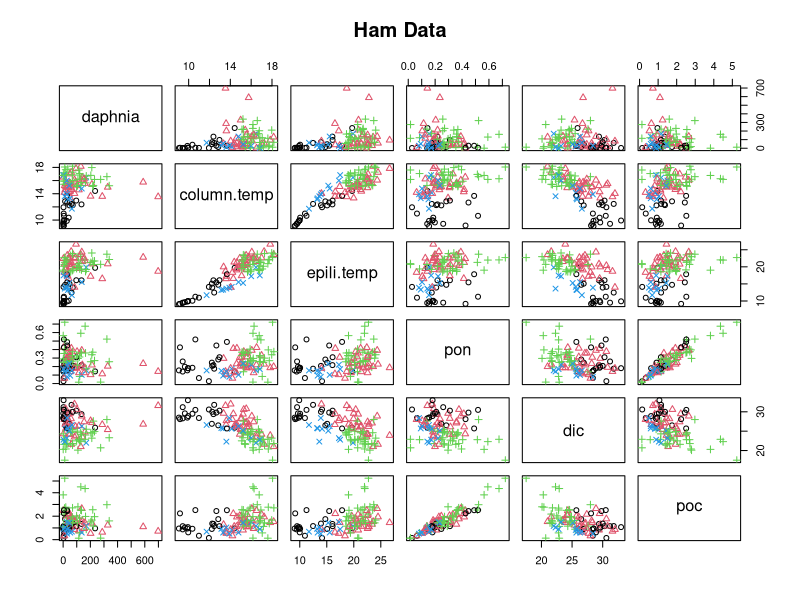
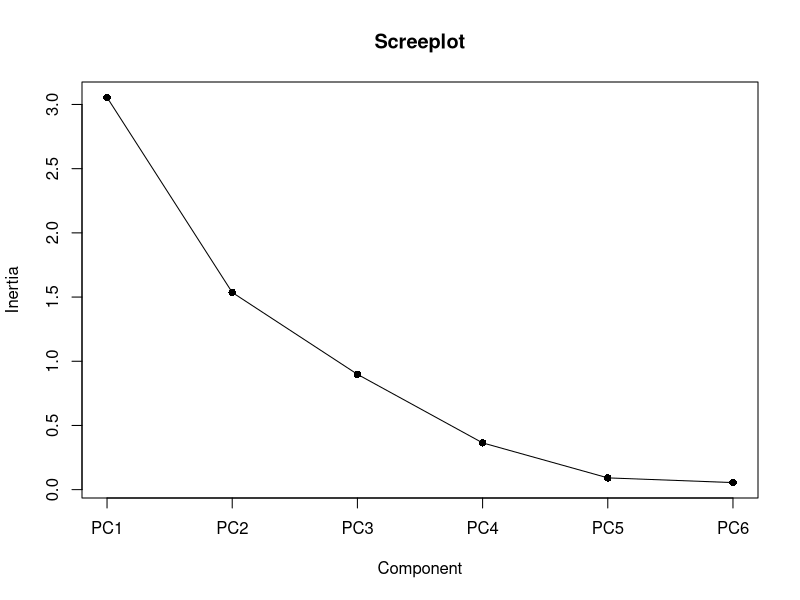
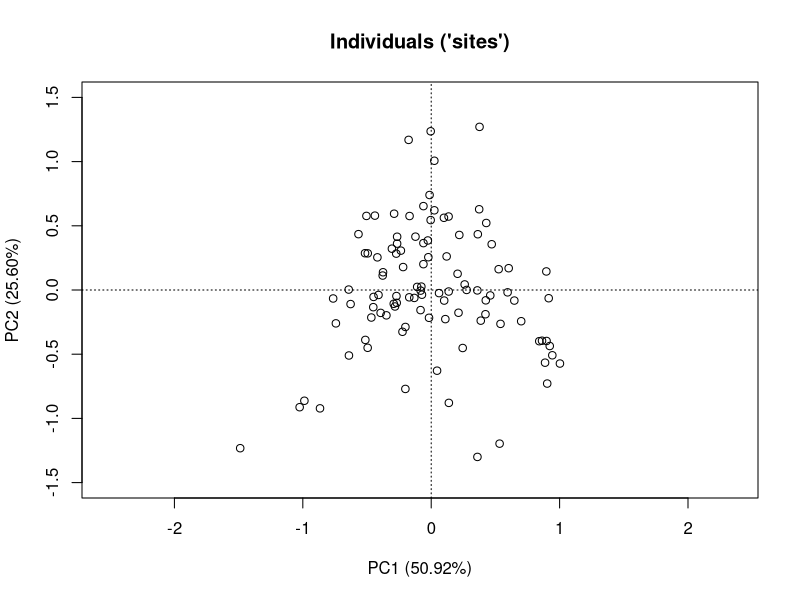
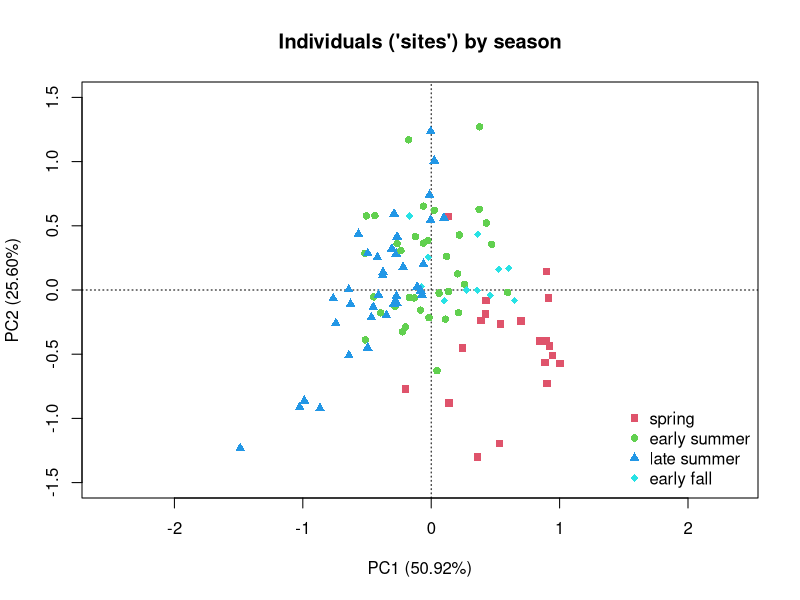
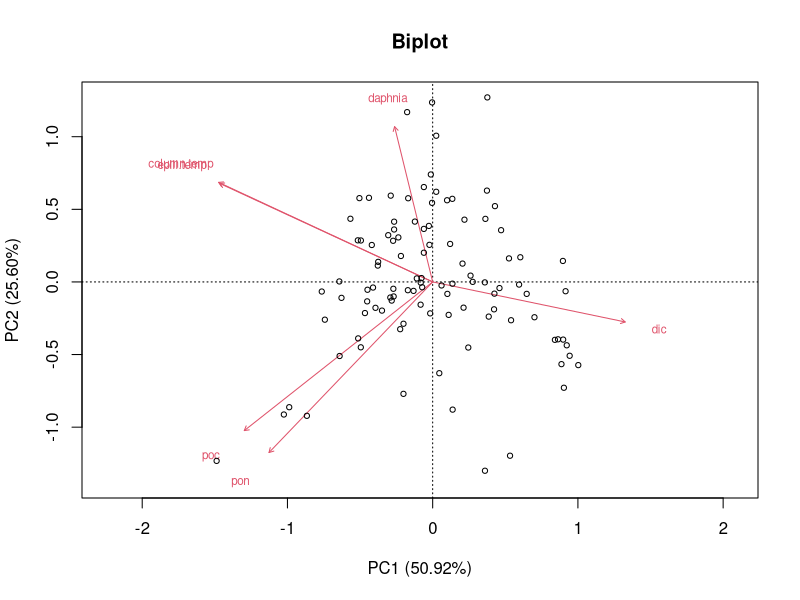
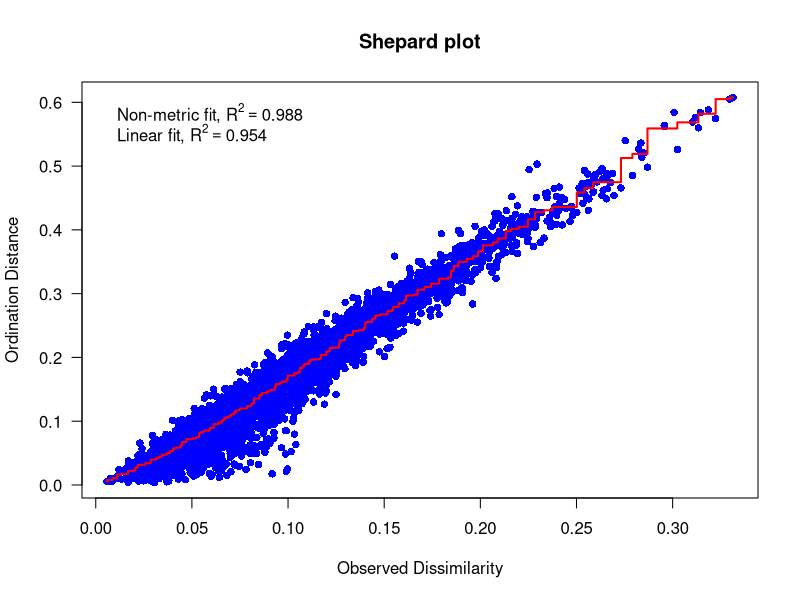
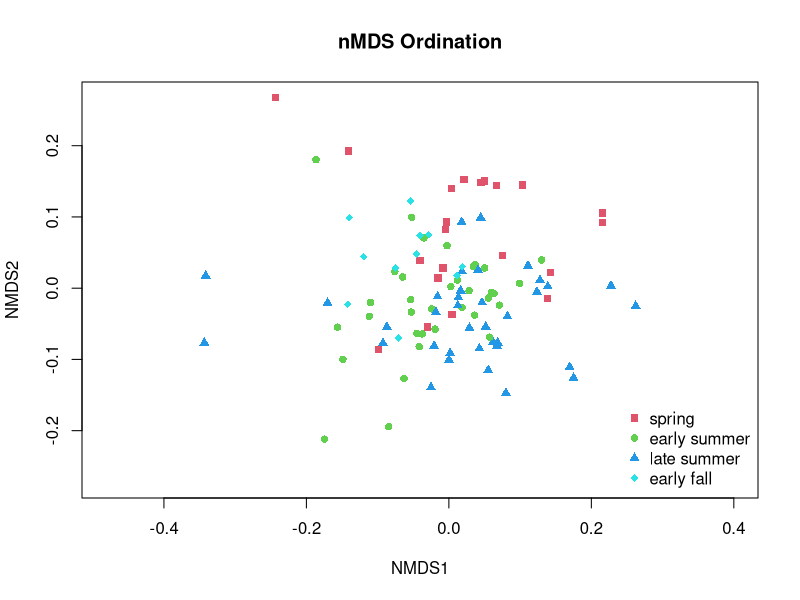

Write the R code that produced these figures, in order.
## ---- chunk 1
library(readxl)
library(vegan)
# xlsx files
ham <- read_excel("ind dates flat all parameters Hamilton only FOR Kim.xlsx")

ham$area_group <- as.factor(ham$area_group)
## ---- chunk 2
## Select the variables interested
ham.multi <- ham[ham$Station_Acronym == "HH258",
                 c("area_group","season","Station_Acronym","Daphnia",
                    "watercolumn_temp","mean_mixing_depth_temp",
                    "PON_ECCC1m", "DIC_ECCC1m", "POC_ECCC1m")]


## Remove all rows containing NAs
ham.multi <- na.omit(ham.multi)


## Rename the columns
colnames(ham.multi) <- c("area","season","station","daphnia","column.temp",
                         "epili.temp","pon","dic","poc")
## ---- chunk 3
## Recode the season numeric code into factors
table(ham.multi$season)
ham.multi$season <- factor(ham.multi$season, 
                           levels = c(1, 2, 3, 4), 
                           labels = c("spring", "early summer",
                                      "late summer", "early fall"))
## ---- chunk 4
## Correlation table
cor.df <- cor(ham.multi[,4:9])
knitr::kable(cor.df)

## Correlation plot
pairs(ham.multi[,4:9], main = "Ham Data",
      pch = as.numeric(ham.multi$season), col = (ham.multi$season))
## ---- chunk 5
## Run PCA analysis
pca.ham <- rda(ham.multi[,4:9], scale = TRUE) #subset for all continuous variables
## ---- chunk 6
## Select the variables interested
ham.yourmulti <- ham[ham$Station_Acronym == "HH6",
                 c("area_group","season","Station_Acronym","Daphnia",
                    "watercolumn_temp","mean_mixing_depth_temp",
                    "PON_ECCC1m", "DIC_ECCC1m", "POC_ECCC1m")]

## Remove all rows containing NAs
ham.yourmulti <- na.omit(ham.yourmulti)

## Rename the columns
colnames(ham.yourmulti) <- c("area","season","station","daphnia","column.temp",
                         "epili.temp","pon","dic","poc")

## PCA
newpca.ham <- rda(ham.yourmulti[,4:9], scale = TRUE)
## ---- chunk 7
# How many samples in the new dataframe
length(ham.yourmulti$area)

# Cumulative variance explained by PC1 and PC2
77.11
## ---- chunk 8
## Screeplot
screeplot(pca.ham, type = ("lines"), main = "Screeplot", pch = 16, cex = 1)
## ---- chunk 9
# Create a blank plot
plot(pca.ham, type = "n", main = "Individuals ('sites')",
         xlab = "PC1 (50.92%)", 
         ylab = "PC2 (25.60%)", 
         ylim = c(-1.5,1.5))

# Use points() to add points
points(pca.ham, display = "sites", cex = 1) # add sites
## ---- chunk 10
## Create an empty canvas
plot(pca.ham, type = "n", main = "Individuals ('sites') by season",
         xlab = "PC1 (50.92%)", 
         ylab = "PC2 (25.60%)",
         ylim = c(-1.5,1.5)) # specify the y-axis limits

## Use points() to add points
points(pca.ham, display = "sites",
       pch = c(15,16,17,18)[as.numeric(ham.multi$season)], 
       col = c(2,3,4,5)[as.numeric(ham.multi$season)], 
       cex = 1) # add sites

## Legend
legend("bottomright", legend = levels(ham.multi$season),
       pch = c(15,16,17,18),
       col = c(2,3,4,5),
       bty = "n", cex = 1) # add legend
## ---- chunk 11
## Biplot for PCA
biplot(pca.ham,
       display = c("sites","species"), 
       type = c("text", "points"),
       main = "Biplot",
       xlab = "PC1 (50.92%)", 
       ylab = "PC2 (25.60%)")
## ---- chunk 12
## Run nMDS
nmds.ham <- metaMDS(ham.multi[,4:9], distance = "bray", k = 2, trace = FALSE)

## Stress
nmds.ham$stress
## ---- chunk 13
## Shepard plot
stressplot(nmds.ham, pch = 16, las = 1,
           main = "Shepard plot")
## ---- chunk 14
## Create empty canvas
plot(nmds.ham, type = "n", main = "nMDS Ordination")

## Add points and legends
points(nmds.ham, display = "sites",
       pch = c(15,16,17,18)[as.numeric(ham.multi$season)],
       col = c(2,3,4,5)[as.numeric(ham.multi$season)],
       cex = 1) # add sites

legend("bottomright", legend = levels(ham.multi$season),
       pch = c(15,16,17,18),
       col = c(2,3,4,5), bty = "n", cex = 1) # add legend
